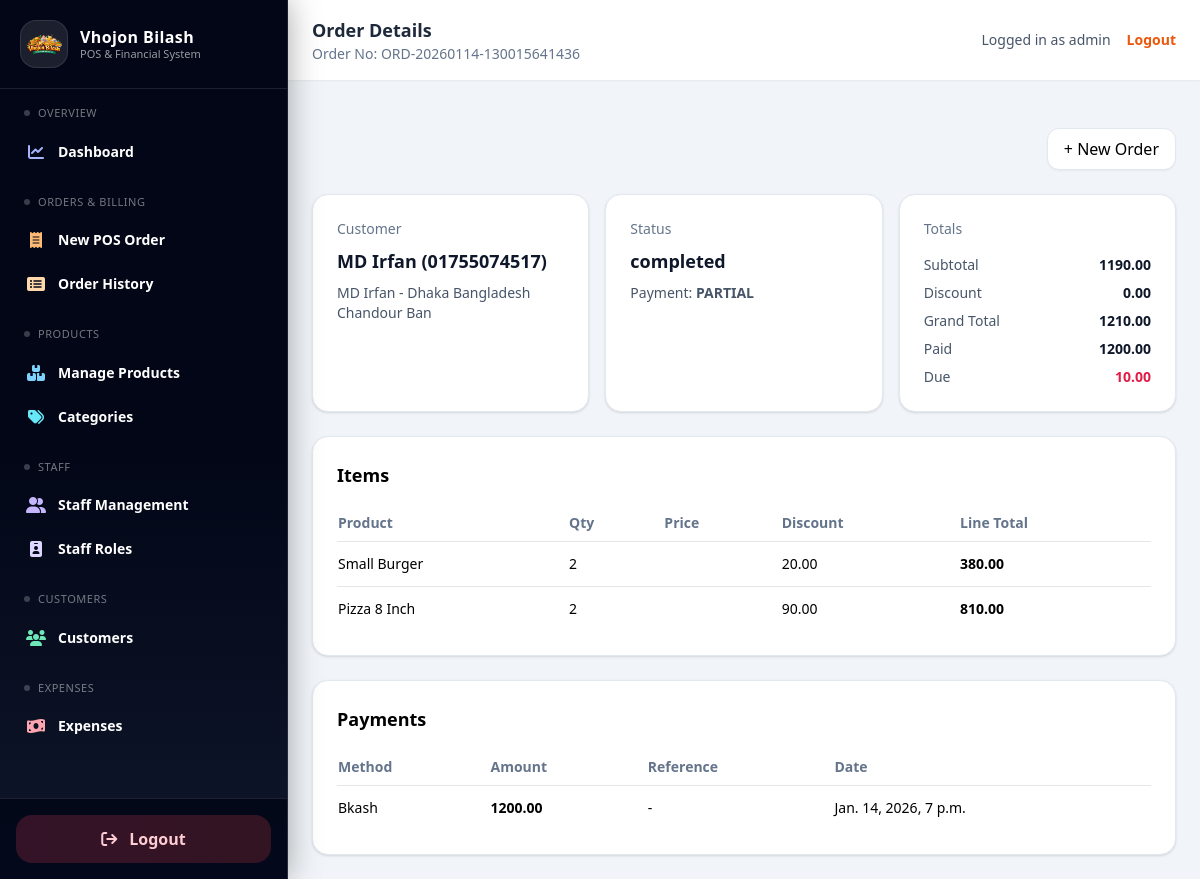
/orders/24/ (signed in), run on the app's committed database.
### orders/models.py (models this page shows, shortened)
class TimeStampedModel(models.Model):
    created_at = models.DateTimeField(default=timezone.now, editable=False)
    updated_at = models.DateTimeField(auto_now=True)
    class Meta:
        abstract = True

class Order(TimeStampedModel):
    class Source(models.TextChoices):
        ONLINE = "online", "Online"
        STORE = "store", "Physical Store"
    class Status(models.TextChoices):
        PENDING = "pending", "Pending"
        COMPLETED = "completed", "Completed"
        CANCELLED = "cancelled", "Cancelled"
    class DiscountType(models.TextChoices):
        FIXED = "fixed", "Fixed"
        PERCENT = "percent", "Percent"
    order_no = models.CharField(max_length=50, unique=True)
    customer = models.ForeignKey(
        Customer,
        on_delete=models.SET_NULL,
        null=True,
        blank=True,
        related_name="orders",
    )
    customer_address = models.ForeignKey(
        CustomerAddress,
        on_delete=models.SET_NULL,
        null=True,
        blank=True,
    )
    source = models.CharField(
        max_length=10,
        choices=Source.choices,
        default=Source.STORE,
    )
    status = models.CharField(
        max_length=20,
        choices=Status.choices,
        default=Status.PENDING,
    )
    subtotal = models.DecimalField(max_digits=10, decimal_places=2, default=Decimal("0.00"))
    discount_type = models.CharField(
        max_length=10,
        choices=DiscountType.choices,
        null=True,
        blank=True,
    )
    discount_value = models.DecimalField(
        max_digits=10,
        decimal_places=2,
        null=True,
        blank=True,
    )
    discount_amount = models.DecimalField(max_digits=10, decimal_places=2, default=Decimal("0.00"))
    tax_amount = models.DecimalField(max_digits=10, decimal_places=2, default=Decimal("0.00"))
    grand_total = models.DecimalField(max_digits=10, decimal_places=2, default=Decimal("0.00"))
    paid_total = models.DecimalField(max_digits=10, decimal_places=2, default=Decimal("0.00"))
    due_total = models.DecimalField(max_digits=10, decimal_places=2, default=Decimal("0.00"))
    notes = models.TextField(blank=True, null=True)
    ordered_at = models.DateTimeField(default=timezone.now)
    @property
    def payment_status(self):
        if self.due_total <= Decimal("0.00"):
            return "PAID"
        if self.paid_total > Decimal("0.00"):
            return "PARTIAL"
        return "DUE"

class OrderItem(TimeStampedModel):
    class DiscountType(models.TextChoices):
        FIXED = "fixed", "Fixed"
        PERCENT = "percent", "Percent"
    order = models.ForeignKey(
        Order,
        on_delete=models.CASCADE,
        related_name="items",
    )
    product = models.ForeignKey(
        Product,
        on_delete=models.PROTECT,
    )
    qty = models.PositiveIntegerField()
    unit_price = models.DecimalField(max_digits=10, decimal_places=2)
    discount_type = models.CharField(
        max_length=10,
        choices=DiscountType.choices,
        null=True,
        blank=True,
    )
    discount_value = models.DecimalField(
        max_digits=10,
        decimal_places=2,
        null=True,
        blank=True,
    )
    discount_amount = models.DecimalField(
        max_digits=10,
        decimal_places=2,
        default=Decimal("0.00"),
    )
    line_total = models.DecimalField(
        max_digits=10,
        decimal_places=2,
        default=Decimal("0.00"),
    )

class Payment(TimeStampedModel):
    order = models.ForeignKey(
        Order,
        on_delete=models.CASCADE,
        related_name="payments",
    )
    payment_method = models.ForeignKey(
        PaymentMethod,
        on_delete=models.PROTECT,
    )
    amount = models.DecimalField(max_digits=10, decimal_places=2)
    reference_no = models.CharField(max_length=100, blank=True, null=True)
    paid_at = models.DateTimeField(default=timezone.now)

### customers/models.py (models this page shows, shortened)
class TimeStampedModel(models.Model):
    created_at = models.DateTimeField(default=timezone.now, editable=False)
    updated_at = models.DateTimeField(auto_now=True)
    class Meta:
        abstract = True

class Customer(TimeStampedModel):
    name = models.CharField(max_length=150)
    phone = models.CharField(max_length=20, unique=True)
    def __str__(self):
        return f"{self.name} ({self.phone})"

class CustomerAddress(TimeStampedModel):
    customer = models.ForeignKey(
        Customer,
        on_delete=models.CASCADE,
        related_name="addresses"
    )
    address_line = models.TextField()
    is_primary = models.BooleanField(default=True)
    def __str__(self):
        return f"{self.customer.name} - {self.address_line[:30]}"

### catalog/models.py (models this page shows)
class TimeStampedModel(models.Model):
    created_at = models.DateTimeField(default=timezone.now, editable=False)
    updated_at = models.DateTimeField(auto_now=True)
    class Meta:
        abstract = True

class Product(TimeStampedModel):
    category = models.ForeignKey(
        Category,
        on_delete=models.PROTECT,
        related_name="products"
    )
    name = models.CharField(max_length=150)
    sku = models.CharField(max_length=100, unique=True, null=True, blank=True)
    sale_price = models.DecimalField(max_digits=10, decimal_places=2)
    cost_price = models.DecimalField(max_digits=10, decimal_places=2, null=True, blank=True)
    is_active = models.BooleanField(default=True)
    def __str__(self):
        return self.name

### payments/models.py (models this page shows)
class TimeStampedModel(models.Model):
    created_at = models.DateTimeField(default=timezone.now, editable=False)
    updated_at = models.DateTimeField(auto_now=True)
    class Meta:
        abstract = True

class PaymentMethod(TimeStampedModel):
    name = models.CharField(max_length=50, unique=True)
    is_active = models.BooleanField(default=True)
    def __str__(self):
        return self.name

### orders/views.py (the view)
# urls.py: path("<int:pk>/", views.order_detail, name="order_detail"),
@login_required
def order_detail(request, pk):
    order = get_object_or_404(
        Order.objects.select_related("customer", "customer_address"),
        pk=pk
    )
    items = order.items.all()
    payments = order.payments.all()
    return render(request, "orders/order_detail.html", {
        "order": order,
        "items": items,
        "payments": payments,
    })

### orders/templates/orders/order_detail.html (shortened to what this page needs)
{% extends "base.html" %}
{% block top_title %}Order Details{% endblock %}
{% block top_subtitle %}Order No: {{ order.order_no }}{% endblock %}
{% block content %}
  <div class="flex items-center justify-end mb-6">
    <a href="{% url 'orders:order_create' %}"
       class="px-4 py-2 rounded-xl bg-white border border-slate-200 shadow-sm hover:bg-slate-50">
      + New Order
    </a>
  </div>
  <div class="grid grid-cols-1 md:grid-cols-3 gap-4 mb-6">
    <div class="bg-white rounded-2xl shadow p-6 border border-slate-200">
      <p class="text-sm text-slate-500 mb-2">Customer</p>
      <p class="text-lg font-semibold text-slate-900">
        {% if order.customer %}{{ order.customer }}{% else %}Walk-in{% endif %}
      </p>
      {% if order.customer_address %}
        <p class="text-sm text-slate-600 mt-2">{{ order.customer_address }}</p>
      {% endif %}
    </div>
    <div class="bg-white rounded-2xl shadow p-6 border border-slate-200">
      <p class="text-sm text-slate-500 mb-2">Status</p>
      <p class="text-lg font-semibold text-slate-900">
        {{ order.status }}
      </p>
      <p class="text-sm text-slate-600 mt-2">
        Payment: <span class="font-semibold">{{ order.payment_status }}</span>
      </p>
    </div>
    <div class="bg-white rounded-2xl shadow p-6 border border-slate-200">
      <p class="text-sm text-slate-500 mb-4">Totals</p>
      <div class="space-y-2 text-sm">
        <div class="flex justify-between">
          <span class="text-slate-600">Subtotal</span>
          <span class="font-semibold text-slate-900">{{ order.subtotal }}</span>
        </div>
        <div class="flex justify-between">
          <span class="text-slate-600">Discount</span>
          <span class="font-semibold text-slate-900">{{ order.discount_amount }}</span>
        </div>
        <div class="flex justify-between">
          <span class="text-slate-600">Grand Total</span>
          <span class="font-semibold text-slate-900">{{ order.grand_total }}</span>
        </div>
        <div class="flex justify-between">
          <span class="text-slate-600">Paid</span>
          <span class="font-semibold text-slate-900">{{ order.paid_total }}</span>
        </div>
        <div class="flex justify-between">
          <span class="text-slate-600">Due</span>
          <span class="font-semibold text-rose-600">{{ order.due_total }}</span>
        </div>
      </div>
    </div>
  </div>
  <div class="bg-white rounded-2xl shadow p-6 border border-slate-200 mb-6">
    <h2 class="text-lg font-semibold mb-4">Items</h2>
    <div class="overflow-x-auto">
      <table class="min-w-full text-sm">
        <thead>
          <tr class="text-left text-slate-500 border-b">
            <th class="py-2 pr-4">Product</th>
            <th class="py-2 pr-4">Qty</th>
            <th class="py-2 pr-4">Price</th>
            <th class="py-2 pr-4">Discount</th>
            <th class="py-2 pr-4">Line Total</th>
          </tr>
        </thead>
        <tbody>
          {% for it in items %}
            <tr class="border-b last:border-b-0">
              <td class="py-3 pr-4">{{ it.product }}</td>
              <td class="py-3 pr-4">{{ it.qty }}</td>
              <td class="py-3 pr-4">{{ it.price }}</td>
              <td class="py-3 pr-4">{{ it.discount_amount }}</td>
              <td class="py-3 pr-4 font-semibold">{{ it.line_total }}</td>
            </tr>
          {% empty %}
            <tr>
              <td colspan="5" class="py-4 text-slate-500">No items found.</td>
            </tr>
          {% endfor %}
        </tbody>
      </table>
    </div>
  </div>
  <div class="bg-white rounded-2xl shadow p-6 border border-slate-200">
    <h2 class="text-lg font-semibold mb-4">Payments</h2>
    <div class="overflow-x-auto">
      <table class="min-w-full text-sm">
        <thead>
          <tr class="text-left text-slate-500 border-b">
            <th class="py-2 pr-4">Method</th>
            <th class="py-2 pr-4">Amount</th>
            <th class="py-2 pr-4">Reference</th>
            <th class="py-2 pr-4">Date</th>
          </tr>
        </thead>
        <tbody>
          {% for p in payments %}
            <tr class="border-b last:border-b-0">
              <td class="py-3 pr-4">
                {% if p.get_method_display %}
                  {{ p.get_method_display }}
                {% elif p.get_payment_method_display %}
                  {{ p.get_payment_method_display }}
                {% elif p.method %}
                  {{ p.method }}
                {% elif p.payment_method %}
                  {{ p.payment_method }}
                {% else %}
                  -
                {% endif %}
              </td>
              <td class="py-3 pr-4 font-semibold">{{ p.amount }}</td>
              <td class="py-3 pr-4">{{ p.reference|default:"-" }}</td>
              <td class="py-3 pr-4">{{ p.created_at }}</td>
            </tr>
          {% empty %}
            <tr>
              <td colspan="4" class="py-4 text-slate-500">No payments found.</td>
            </tr>
          {% endfor %}
        </tbody>
      </table>
    </div>
  </div>
{% endblock %}

### templates/base.html (shortened to what this page needs)
{% load static %}
<!DOCTYPE html>
<html lang="en">
<head>
  <script src="https://cdn.tailwindcss.com"></script>
</head>
<body class="bg-slate-100 min-h-screen">
  <div class="flex min-h-screen">
    {% include "sidebar.html" %}
    <div class="flex-1 flex flex-col">
      <nav class="bg-white shadow-sm px-6 py-4 flex items-center justify-between">
        <div>
          <h1 class="text-lg font-semibold text-slate-800">{% block top_title %}Dashboard{% endblock %}</h1>
          <p class="text-sm text-slate-500">{% block top_subtitle %}{% endblock %}</p>
        </div>
        <div class="flex items-center gap-4">
          <div class="text-sm text-slate-600">
            Logged in as <span class="font-medium">{{ request.user.username }}</span>
          </div>
          <a href="{% url 'logout' %}"
             class="text-sm font-semibold text-orange-600 hover:text-orange-700">
            Logout
          </a>
        </div>
      </nav>
      <div class="p-6 pb-0">
      </div>
      <main class="p-6 flex-1">
        <div class="max-w-6xl mx-auto">
          {% block content %}{% endblock %}
        </div>
      </main>
    </div>
  </div>
</body>
</html>

### data on the page
Order: order_no "ORD-20260114-130015641436", customer "MD Irfan (01755074517)", customer_address "MD Irfan - Dhaka Bangladesh Chandour Ban", status "completed", payment_status "PARTIAL", subtotal "1190.00", discount_amount "0.00", grand_total "1210.00", paid_total "1200.00", due_total "10.00"
OrderItem: product "Small Burger", qty "2", discount_amount "20.00", line_total "380.00"
OrderItem: product "Pizza 8 Inch", qty "2", discount_amount "90.00", line_total "810.00"
Payment: payment_method "Bkash", amount "1200.00", reference "-", created_at "Jan. 14, 2026, 7 p.m."

### other printed values
{{ request.user.username }} "admin"
